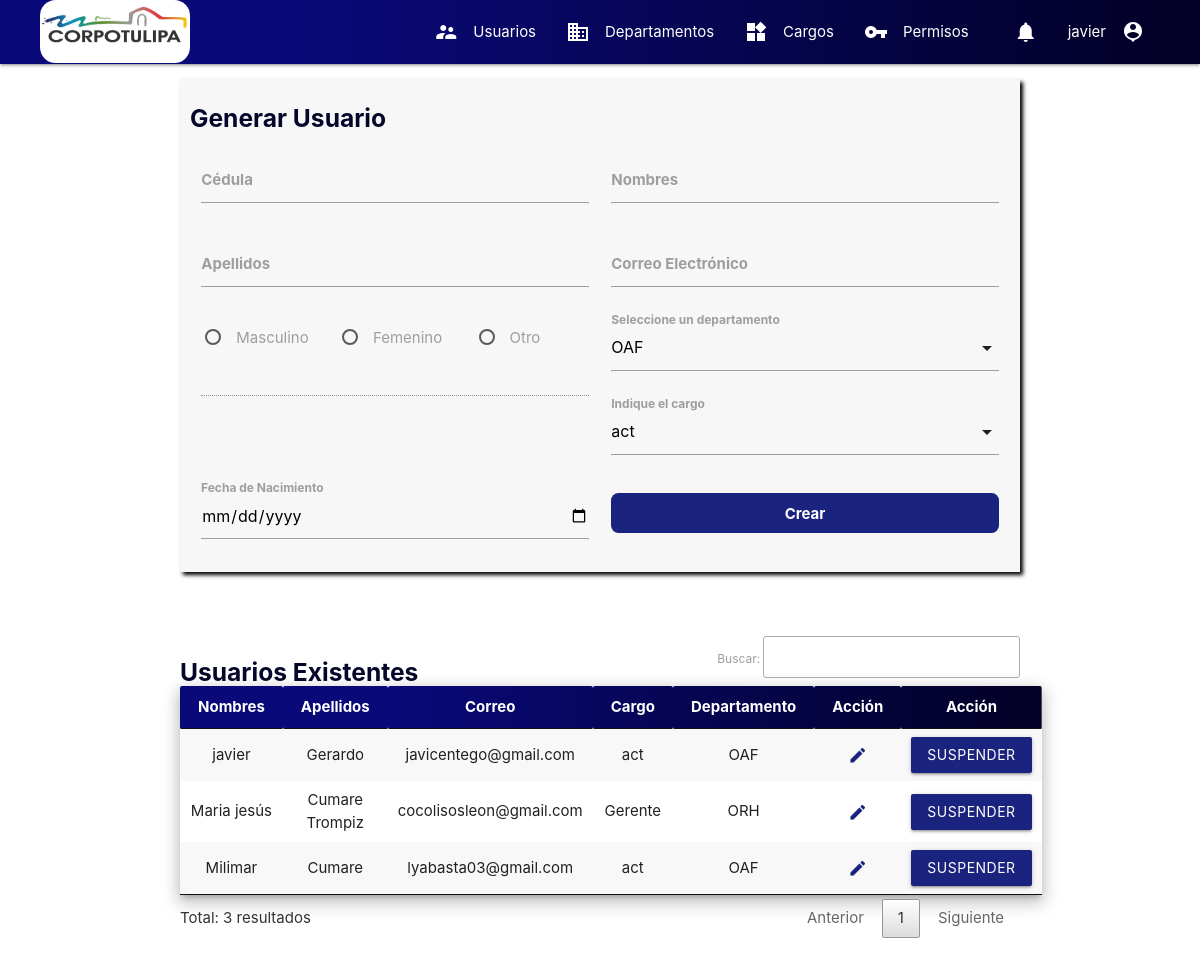
Screenshot of /frontend/generar_usuario (signed in) with the database file from the repository.
### tables this page shows
CREATE TABLE `perfil` (
  `id_usuario` int(11) NOT NULL,
  `cedula` varchar(10) NOT NULL,
  `nombre` varchar(255) NOT NULL,
  `apellido` varchar(255) NOT NULL,
  `genero` varchar(10) NOT NULL,
  `img` varchar(1000) NOT NULL DEFAULT 'frontend/img/profile/none.jpg',
  `email_validado` tinyint(1) NOT NULL DEFAULT 0,
  `fecha_nacimiento` date NOT NULL,
  `cargo_id` int(11) DEFAULT NULL,
  `departamento_id` int(11) DEFAULT NULL
);

CREATE TABLE `usuario` (
  `id` int(11) NOT NULL,
  `password` varchar(255) NOT NULL,
  `email` varchar(255) NOT NULL,
  `status` varchar(20) NOT NULL DEFAULT 'active',
  `permisos` varchar(20) NOT NULL DEFAULT 'basic'
);

CREATE TABLE `cargo` (
  `cargo_id` int(11) NOT NULL,
  `cargo` varchar(255) NOT NULL,
  `rango` int(11) NOT NULL
);

CREATE TABLE `departamento` (
  `departamento_id` int(11) NOT NULL,
  `departamento` varchar(500) NOT NULL,
  `siglas` varchar(10) NOT NULL,
  `sede` varchar(200) NOT NULL
);

### controllers/controller.php (called while the page is built, shortened)
<?php
class ControllersSuperuser{
    public function generarUser($router){
        include('backend/bd.php');
        $sql2="SELECT * FROM usuario INNER JOIN perfil ON usuario.id = perfil.id_usuario LEFT JOIN cargo ON perfil.cargo_id = cargo.cargo_id LEFT JOIN departamento ON perfil.departamento_id = departamento.departamento_id";
        $proceso2=$bd->query($sql2);
        return include("frontend/superuser/crear_usuario.php");
    }
}

### frontend/superuser/crear_usuario.php (the view, shortened to what this page needs)
<?php
include("frontend/modularizacion/encabezado_html.php");
include("frontend/modularizacion/menu.php");
?>
<div class="container section">
    <div class="row">
        <div class="col s12">
            <div class="row cont-crear">
                <form id="form">
                    <h5 class="title">Generar Usuario</h5>
                    <div class="input-field col s12 m6">
                        <input type="text" name="cedula" id="cedula">
                        <label for="cedula" style="font-weight: bold;">Cédula</label>
                    </div>
                    <div class="input-field col s12 m6">
                        <input type="text" name="nombre" id="nombre">
                        <label for="nombre">Nombres</label>
                    </div>
                    <div class="input-field col s12 m6">
                        <input type="text" name="apellido" id="apellido">
                        <label for="apellido">Apellidos</label>
                    </div>
                    <div class="input-field col s12 m6">
                        <input type="email" name="email" id="email">
                        <label for="email">Correo Electrónico</label>
                    </div>
                    <div class="input-field col s12 m6">
                        <div class="row">
                            <div class="col s12 m4">
                                <p>
                                    <label>
                                        <span>Masculino</span>
                                    </label>
                                </p>
                            </div>
                            <div class="col s12 m4">
                                <p>
                                    <label>
                                        <span>Femenino</span>
                                    </label>
                                </p>
                            </div>
                            <div class="col s12 m4">
                                <p>
                                    <label>
                                        <span>Otro</span>
                                    </label>
                                </p>
                            </div>
                            <div class="col s12">
                                <input type="text" name="other" id="other" disabled>
                            </div>
                        </div>
                    </div>
                    <div class="input-field col s12 m6">
                        <label>Seleccione un departamento</label>
                    </div>
                    <div class="input-field col s12 m6">
                        <label>Indique el cargo</label>
                    </div>
                    <div class="input-field col s12 m6">
                        <input type="date" name="nacimiento" id="nacimiento">
                        <label for="nacimiento">Fecha de Nacimiento</label>
                    </div>
                    <div class="input-field col s12 m6">
                        <button type="submit" class="btn-entrar" id="btn-submit">Crear</button>
                    </div>
                </form>
            </div>
        </div>
    </div>
</div>
<div class="container section">
    <h5 class="title title-table">Usuarios Existentes</h5>
    <table id="tabla" class="striped responsive-table z-depth-3 centered">
        <thead class="table-head">
            <th>Nombres</th>
            <th>Apellidos</th>
            <th>Correo</th>
            <th>Cargo</th>
            <th>Departamento</th>
            <th>Acción</th>
            <th>Acción</th>
        </thead>
        <tbody>
            <?php
            while ($usuarios = $proceso2->fetch_assoc()) {
            ?>
                <tr>
                    <td><?php echo $usuarios["nombre"] ?></td>
                    <td><?php echo $usuarios["apellido"] ?></td>
                    <td><?php echo $usuarios["email"] ?></td>
                    <td><?php echo $usuarios["cargo"] ?></td>
                    <td><?php echo $usuarios["siglas"] ?></td>
                    <td>
                        <a href="editar_usuario/<?php echo $usuarios["id"]; ?>" title="Editar"
                        class="btn btn-flat indigo-text text-darken-4" style="font-weight: bold;">
                        <i class="material-icons prefix">edit</i></a>
                    </td>
                    <td>
                        <button type="button" id="btn-submit" class="btn indigo darken-4 waves-effect waves-light"
                            onclick="suspender(<?php echo $usuarios['id'] ?>, <?php if ($usuarios['status'] == 'active') echo '1';
                                                else echo '0';  ?>)"><?php if ($usuarios['status'] == 'active') echo 'Suspender';
                                                else echo 'Reactivar';  ?></button></td>
                </tr>
            <?php } ?>
        </tbody>
    </table>
</div>
<?php
include("frontend/modularizacion/cierre_html.php");
?>

### frontend/css/style.css (style rules this page uses)
* { margin: 0; padding: 0; }
.table-head { background: linear-gradient(90deg, rgba(9,9,121,1) 25%, rgba(2,0,36,1) 100%); color: white; }
.btn-entrar { width: 100%; height: 40px; border: transparent; border-radius: .5em; color: white; font-weight: bold; cursor: pointer; background-color: #1a237e; }
.cont-crear { background-color: rgb(247, 247, 247); box-shadow: 3px 3px 4px black; padding: 10px; }
.title { color: #040729; font-weight: bold; }
.title-table { margin-bottom: -50px; }
.input-field>label { font-weight: bold; }

### rows the page displays
perfil: nombre "javier", apellido "Gerardo", id_usuario.email "javicentego@gmail.com", cargo.cargo "act", departamento.siglas "OAF"
perfil: nombre "Maria jesús", apellido "Cumare Trompiz", id_usuario.email "cocolisosleon@gmail.com", cargo.cargo "Gerente", departamento.siglas "ORH"
perfil: nombre "Milimar", apellido "Cumare", id_usuario.email "lyabasta03@gmail.com", cargo.cargo "act", departamento.siglas "OAF"

### other values shown
$_SESSION["nombre"] "javier"
